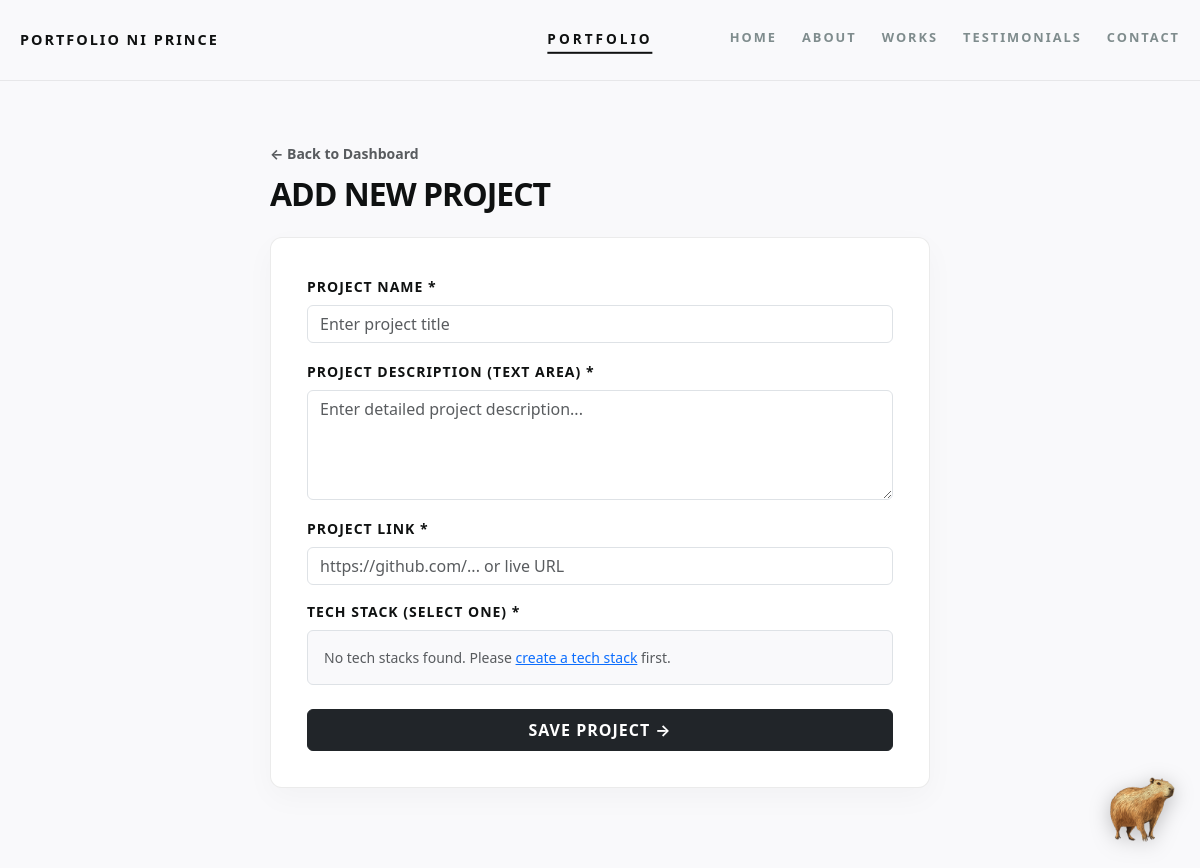
Before: /dashboard/project/create/ (signed in) with the older database file.
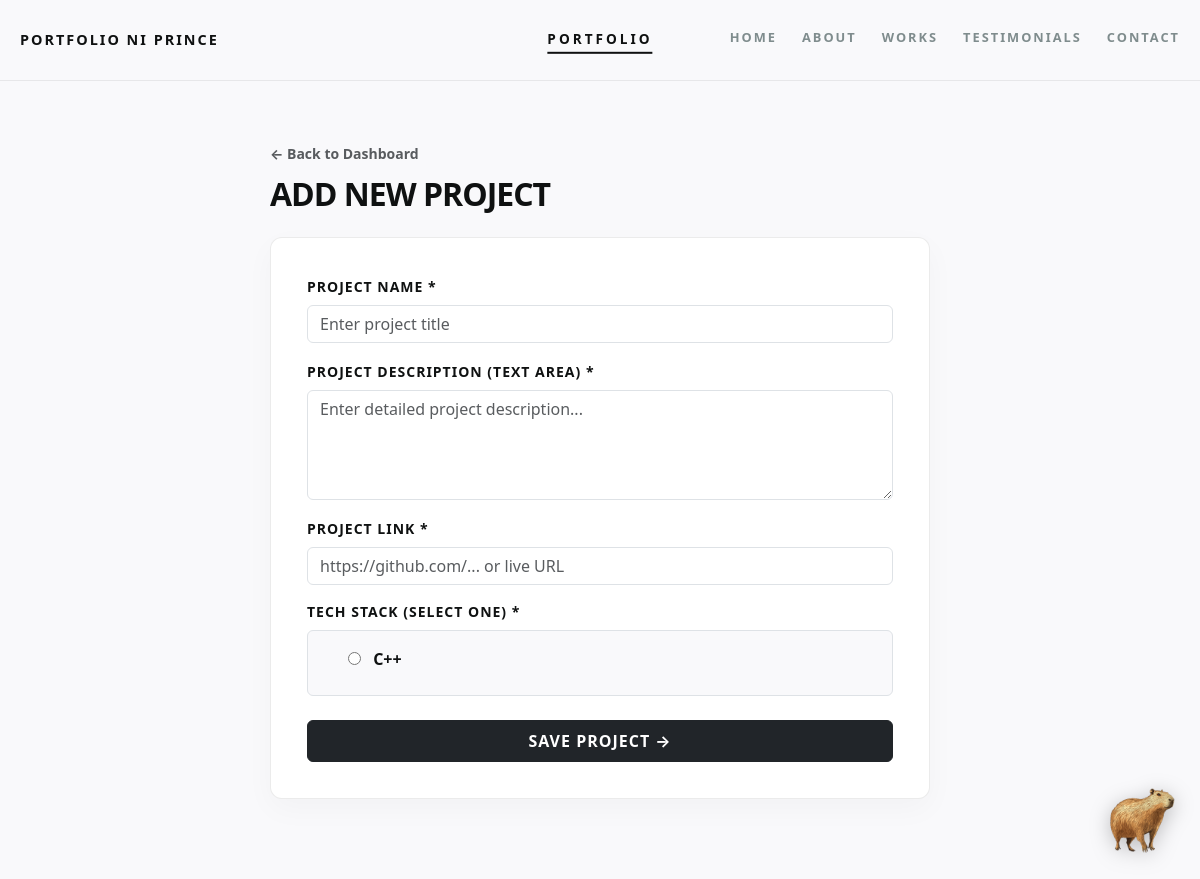
After: the same page with the newer database file.
### portDATA/models.py (models this page shows)
class TechStack(models.Model):
    name = models.CharField(max_length=100, unique=True)
    created_at = models.DateTimeField(auto_now_add=True)
    def __str__(self):
        return self.name

### portDATA/views.py (the view)
# urls.py: path('dashboard/project/create/', views.create_project, name='create_project'),
@superuser_required
def create_project(request):
    if request.method == 'POST':
        form = CreateProjectForm(request.POST)
        if form.is_valid():
            form.save()
            return redirect('dashboard')
    else:
        form = CreateProjectForm()
    return render(request, 'create_project.html', {'form': form})

### portDATA/forms.py (shortened to what this page needs)
class CreateProjectForm(forms.ModelForm):
    tech_stack_selection = forms.ModelChoiceField(
        queryset=TechStack.objects.all(),
        widget=forms.RadioSelect,
        required=True,
        empty_label=None,
        label="Select Tech Stack"
    )
    class Meta:
        model = ProjDATA
        fields = ['project_name', 'description', 'link']
        widgets = {
            'project_name': forms.TextInput(attrs={
                'class': 'form-control',
                'placeholder': 'Enter project title',
                'required': 'required'
            }),
            'description': forms.Textarea(attrs={
                'class': 'form-control',
                'rows': 4,
                'placeholder': 'Enter detailed project description...',
                'required': 'required'
            }),
            'link': forms.URLInput(attrs={
                'class': 'form-control',
                'placeholder': 'https://github.com/... or live URL',
                'required': 'required'
            }),
        }

### templates/create_project.html (shortened to what this page needs)
{% extends 'base.html' %}
{% load static %}
{% block content %}
<main class="centered-content-wrapper" style="max-width: 700px; padding-top: 60px; padding-bottom: 80px;">
    <div class="mb-4">
        <a href="{% url 'dashboard' %}" class="text-decoration-none fw-bold text-muted small">← Back to Dashboard</a>
        <h2 style="font-size: 2rem; font-weight: 800; letter-spacing: -1px; text-transform: uppercase; margin-top: 10px;">
            Add New Project
        </h2>
    </div>
    <div style="background: #ffffff; border-radius: 12px; padding: 36px; border: 1px solid rgba(0,0,0,0.08); box-shadow: 0 10px 30px rgba(0,0,0,0.03);">
        <form method="POST">
            <div class="mb-3">
                <label class="form-label fw-bold text-uppercase small" style="letter-spacing: 1px;">Project Name *</label>
                {{ form.project_name }}
            </div>
            <div class="mb-3">
                <label class="form-label fw-bold text-uppercase small" style="letter-spacing: 1px;">Project Description (Text Area) *</label>
                {{ form.description }}
            </div>
            <div class="mb-3">
                <label class="form-label fw-bold text-uppercase small" style="letter-spacing: 1px;">Project Link *</label>
                {{ form.link }}
            </div>
            <div class="mb-4">
                <label class="form-label fw-bold text-uppercase small d-block" style="letter-spacing: 1px;">Tech Stack (Select One) *</label>
                <div class="p-3 border rounded" style="background-color: var(--bg-main); max-height: 200px; overflow-y: auto;">
                    {% for radio in form.tech_stack_selection %}
                        <div class="form-check mb-2">
                            {{ radio.tag }}
                            <label class="form-check-label ms-2 fw-semibold" for="{{ radio.id_for_label }}">
                                {{ radio.choice_label }}
                            </label>
                        </div>
                    {% empty %}
                        <p class="text-muted small m-0">No tech stacks found. Please <a href="{% url 'create_techstack' %}">create a tech stack</a> first.</p>
                    {% endfor %}
                </div>
            </div>
            <button type="submit" class="btn btn-dark w-100 py-2 fw-bold text-uppercase" style="letter-spacing: 1px;">
                Save Project →
            </button>
        </form>
    </div>
</main>
{% endblock %}

Changed rows visible on the page:
added TechStack: choice_label "C++"
Other visible differences:
new list line: "☐ C++"
text no longer shown: "No tech stacks found. Please create a tech stack first."
